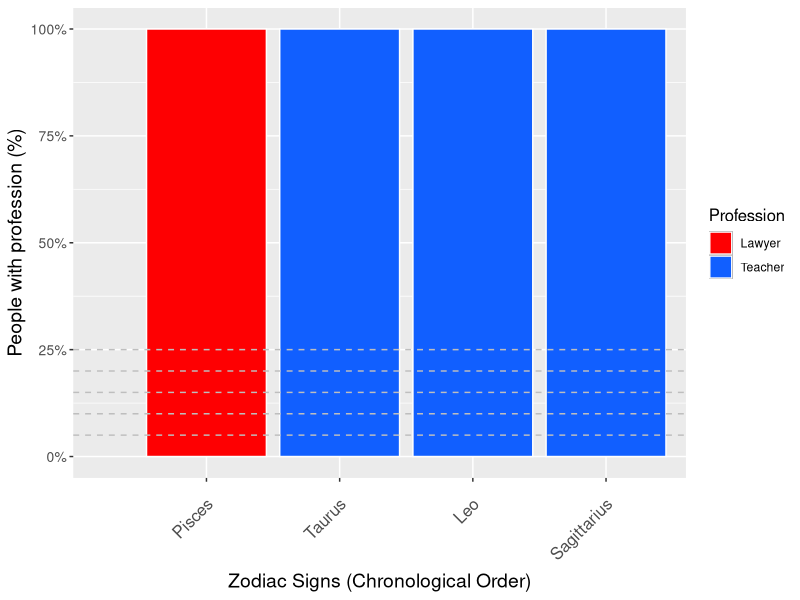

Write R code to recreate this figure.
# R code for zodiac signs
library(tidyverse)

# Load data
data <- read_csv("zodiac_prof_activity.csv")

# Order them, such that they are in chronological order
zodiac_order <- c(
  "Capricorn", "Aquarius", "Pisces", "Aries", "Taurus", "Gemini", 
  "Cancer", "Leo", "Virgo", "Libra", "Scorpio", "Sagittarius")

# Make table for most common professions for each zodiac sign and the counts and percentage
zodiac_professions <- data |>
  filter(Zodiac != 'Zodiac', Profession != 'Profession') |>
  group_by(Zodiac, Profession) |>
  summarise(count = n(), .groups = "drop") |>
  group_by(Zodiac) |>
  mutate(total_in_zodiac = sum(count)) |>
  slice_max(count, n = 3, with_ties = FALSE) |>
  mutate(percentage = (count / total_in_zodiac) * 100) |>
  select(Zodiac, Profession, count, percentage) |>
  arrange(match(Zodiac, zodiac_order))

# Legend reorder
# zodiac_professions$Professions <- factor(zodiac_professions$Profession,
#   levels = c("Politician", "Lawyer", "Businessperson", "Teacher"))

# Poltiician = #fe0002
# Lawyer = #115fff
# Businessperson = #fccd01
# Teacher = #87e23d
# Economist = #188d7b
# Physician = #ff8e02
# Barrister = #791e9f
# Art = #f69cc2
# Farmer = #999999
# Attorneys in the United States = #00FFFF
# Authors = #555555

# Plot barplot
barplot <- zodiac_professions |>
  ggplot() +
  aes(
    x = factor(Zodiac, levels = zodiac_order),
    y = percentage/100,
    fill = Profession,
  ) +
  geom_density(alpha = 0.5) +
  geom_col(position="dodge",colour="white") +
  labs(
    x = 'Zodiac Signs (Chronological Order)',
    y = 'People with profession (%)',
    # title = 'Percentage of people each zodiac\'s 3 most common professions'
  ) +
  ylim(0, 25) +
  scale_y_continuous(labels=scales::label_percent()) +
  scale_fill_manual(values = c("#fe0002","#115fff","#fccd01","#87e23d"),
    # labels = c("Politician","Lawyer", "Businessperson", "Teacher")
    ) +
  geom_hline(
    yintercept = seq(5/100, 25/100, by = 5/100),
    color = "grey", 
    linetype = "dashed"
  ) +
theme(
  axis.text.x = element_text(angle = 45, hjust = 1, vjust = 0.8, size = 12),
  axis.text.y = element_text(size = 10),
  axis.title.y = element_text(size = 14),
  axis.title.x = element_text(margin = margin(t = 15), size = 14),
  legend.title = element_text(size = 12)
)

# Save the barplot as .png
ggsave(
  filename = "activity_zodiac_barplot.png",
  plot = barplot,
  width=12
)
